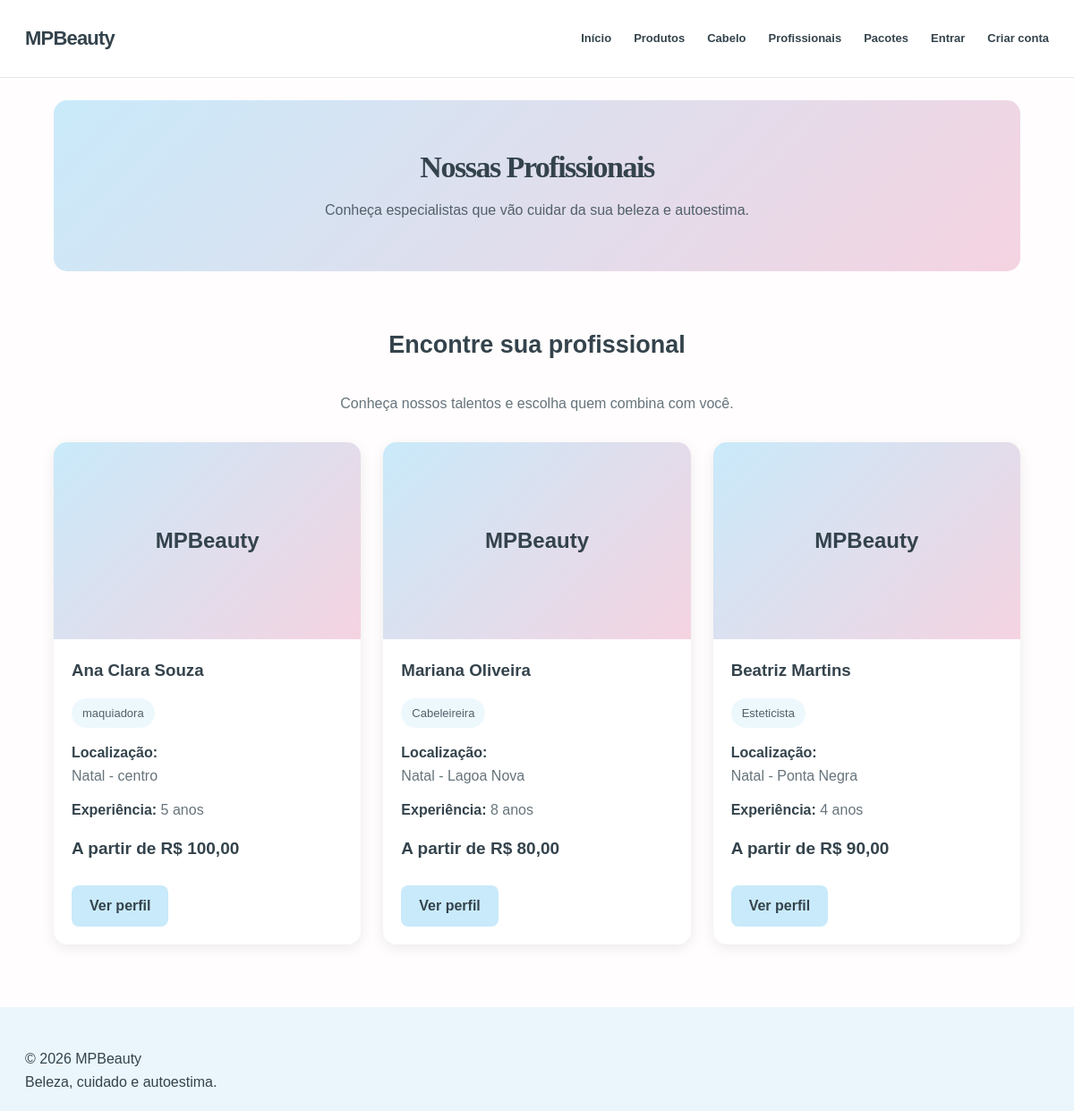
Page /profissionais/ on the committed database.
### beauty/models.py (models this page shows, shortened)
class Professional(models.Model):
    name = models.CharField(max_length=100)
    profession = models.CharField(max_length=100)
    city = models.CharField(max_length=100)
    neighborhood = models.CharField(max_length=100)
    bio = models.TextField()
    experience_years = models.PositiveIntegerField(default=0)
    home_service = models.BooleanField(default=False)
    studio_service = models.BooleanField(default=True)
    starting_price = models.DecimalField(
        max_digits=8,
        decimal_places=2
    )
    image = models.URLField(blank=True)

### beauty/views.py (the view)
# urls.py: path("profissionais/", views.profissionais, name="profissionais"),
def profissionais(request):
    lista = Professional.objects.all()
    return render(request, "beauty/profissionais.html", {
        "profissionais": lista,
    })

### beauty/templates/beauty/profissionais.html (shortened to what this page needs)
{% extends 'beauty/base.html' %}
{% block content %}
<section class="page-banner">
    <h1>Nossas Profissionais</h1>
    <p>Conheça especialistas que vão cuidar da sua beleza e autoestima.</p>
</section>
<section class="section">
    <div class="section-title">
        <h2>Encontre sua profissional</h2>
        <p>Conheça nossos talentos e escolha quem combina com você.</p>
    </div>
    <div class="cards">
        {% for profissional in profissionais %}
        <article class="card">
            {% if profissional.image %}
                <img
                    src="{{ profissional.image }}"
                    alt="{{ profissional.name }}"
                >
            {% else %}
                <div class="professional-no-image">
                    MPBeauty
                </div>
            {% endif %}
            <div class="card-content">
                <h3>{{ profissional.name }}</h3>
                <span class="professional-category">
                    {{ profissional.profession }}
                </span>
                <p>
                    <strong>Localização:</strong><br>
                    {{ profissional.city }} - {{ profissional.neighborhood }}
                </p>
                <p>
                    <strong>Experiência:</strong>
                    {{ profissional.experience_years }} anos
                </p>
                <strong class="product-price">
                    A partir de R$ {{ profissional.starting_price }}
                </strong>
                <a
                    href="{% url 'profissionais_detalhes' profissional.id %}"
                    class="button"
                >
                    Ver perfil
                </a>
            </div>
        </article>
        {% empty %}
            <p class="empty-message">
                Nenhuma profissional cadastrada no momento.
            </p>
        {% endfor %}
    </div>
</section>
{% endblock %}

### beauty/static/beauty/css/style.css (style rules this page uses)
:root { --blue: #c9eafa; --blue-deep: #8fcce8; --blue-soft: #edf8fd; --pink: #f5d3e1; --pink-deep: #d98eae; --pink-soft: #fff3f7; --ink: #34434c; --muted: #78858c; --white: #ffffff; --line: #e9e7e8; --shadow: 0 16px 45px rgba(68, 91, 105, .09); --radius: 20px; }
* { box-sizing: border-box; margin: 0; padding: 0; }
html { scroll-behavior: smooth; }
body { font-family: "DM Sans", Arial, sans-serif; color: var(--ink); background: #fffdfd; line-height: 1.65; }
a { color: inherit; text-decoration: none; }
.hero h1, .page-banner h1, .detail-copy h1, .form-panel h1 { font-family: "Playfair Display", Georgia, serif; font-size: clamp(38px, 5vw, 62px); font-weight: 600; letter-spacing: -1.5px; line-height: 1.2; }
.page-banner { padding: 76px 25px; text-align: center; background: linear-gradient(110deg, #fff1f6, #f4faff); }
.page-banner h1 { font-size: clamp(35px, 4vw, 51px); }
.page-banner p { color: var(--muted); margin-top: 14px; font-size: 14px; }
.section { padding: 35px 5%; margin-bottom: 30px; }
.section h2 { text-align: center; color: #34434c; margin-bottom: 30px; font-size: 28px; }
.cards { display: grid; grid-template-columns: repeat(3, minmax(0, 1fr)); gap: 25px; max-width: 1200px; margin: 0 auto; }
.card { background-color: white; border-radius: 15px; overflow: hidden; box-shadow: 0 4px 15px rgba(0, 0, 0, 0.08); transition: transform 0.3s ease; }
.card-content { padding: 20px; }
.card-content h3 { color: #34434c; margin-bottom: 10px; }
.card-content p { color: #66747c; margin-bottom: 10px; }
.button { display: inline-block; background-color: #c9eafa; color: #34434c; padding: 10px 20px; border-radius: 8px; text-decoration: none; font-weight: bold; margin-top: 10px; transition: 0.3s; }
.page-banner { background: linear-gradient(135deg, #c9eafa, #f5d3e1); padding: 55px 20px; text-align: center; border-radius: 15px; margin: 25px 5%; }
.page-banner h1 { color: #34434c; font-size: 34px; margin-bottom: 12px; }
.page-banner p { color: #52616a; font-size: 16px; }
.section-title { text-align: center; margin-bottom: 30px; }
.section-title h2 { color: #34434c; font-size: 27px; }
.section-title p { color: #66747c; }
.product-price { display: block; color: #34434c; font-size: 20px; margin: 15px 0; }
.professional-no-image { height: 220px; background: linear-gradient(135deg, #c9eafa, #f5d3e1); display: flex; justify-content: center; align-items: center; color: #34434c; font-size: 24px; font-weight: bold; }
.professional-category { display: inline-block; background: #edf8fd; color: #52616a; padding: 6px 12px; border-radius: 20px; font-size: 13px; margin: 5px 0 15px; }
.card-content p { line-height: 1.6; margin-bottom: 12px; }
.card-content strong { color: #34434c; }
.card-content .product-price { display: block; font-size: 19px; margin: 15px 0; }

### rows in the picture
Professional: image "MPBeauty", name "Ana Clara Souza", profession "maquiadora", city "Natal", neighborhood "centro", experience_years "5", starting_price "100,00"
Professional: image "MPBeauty", name "Mariana Oliveira", profession "Cabeleireira", city "Natal", neighborhood "Lagoa Nova", experience_years "8", starting_price "80,00"
Professional: image "MPBeauty", name "Beatriz Martins", profession "Esteticista", city "Natal", neighborhood "Ponta Negra", experience_years "4", starting_price "90,00"
